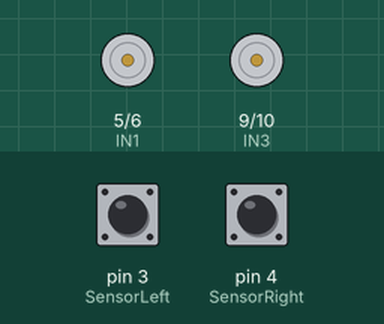
Simulated run of this sketch. Board: Arduino Uno, built with avr-gcc and run on an emulated ATmega328P. Parts: motor-driver pin pairs drawn as motors (green arrow = first pin HIGH = forward, orange = second pin HIGH = backward, longer = more drive). The test bench sets the inputs (shaded band); at power-on: pin 3 (SensorLeft) HIGH, pin 4 (SensorRight) HIGH. What the sketch prints to the serial monitor is not drawn.

Above: at 1.2 s.
1.3 s: pin 3 (SensorLeft) driven LOW
At 2.0 s:
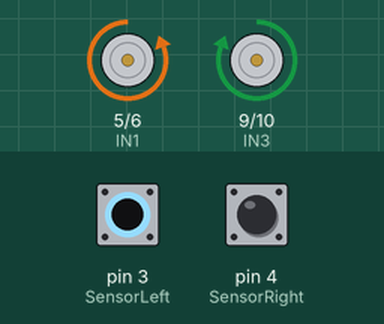
2.8 s: pin 4 (SensorRight) driven LOW
At 3.3 s:
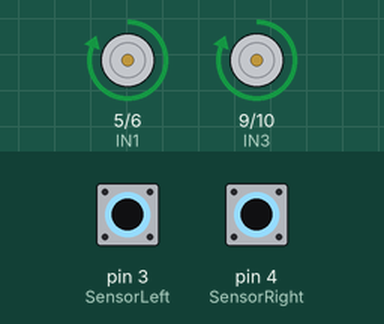
4.3 s: pin 3 (SensorLeft) driven HIGH
At 5.5 s:
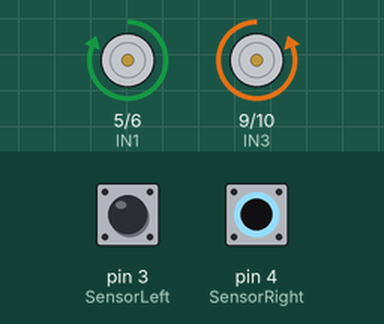
5.8 s: pin 4 (SensorRight) driven HIGH
At 6.7 s:
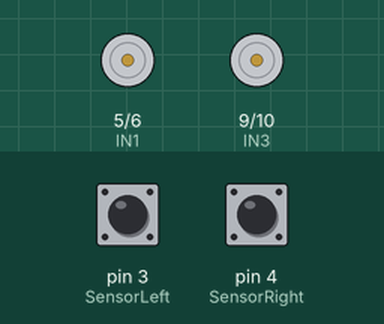
7.3 s: pin 3 (SensorLeft) pulsed LOW 2 times (0.12 s each, 0.3 s apart)
At 7.51 s:
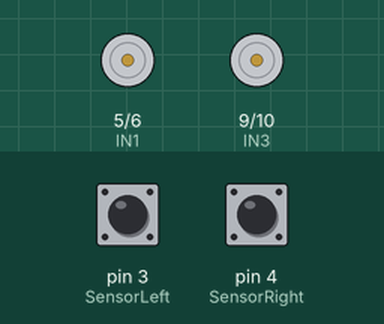
9.4 s: pin 4 (SensorRight) pulsed LOW 5 times (0.12 s each, 0.3 s apart)
At 11.4 s:
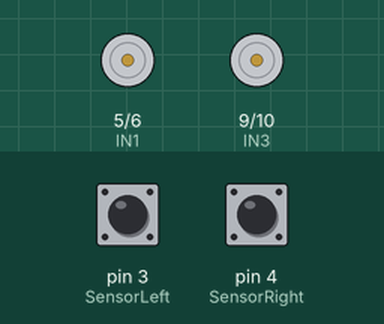
Timing chart, 0 to 12.9 s (numbered marks = the images above; inputs shaded):
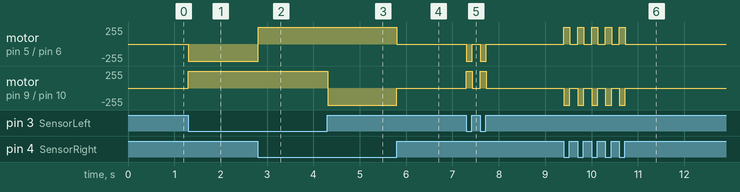

The sketch:

lineTracerTCRT5000.ino
```cpp
int IN1=5;      // Left Motor Control
int IN2=6;

int IN3=9;      // Right Motor Control
int IN4=10;

const int SensorLeft = 3;     //Left TCRT5000
const int SensorRight = 4;    //Right TCRT5000

int SL;    //Left Line Follower
int SR;    //Right Line Follower

void setup() {
  pinMode(IN1,OUTPUT);
  pinMode(IN2,OUTPUT);
  pinMode(IN3,OUTPUT);
  pinMode(IN4,OUTPUT);

  pinMode(SensorLeft, INPUT);
  pinMode(SensorRight, INPUT);
  Serial.begin(9600);
}

void loop() {
  while(1){
    SL = digitalRead(SensorLeft);
    SR = digitalRead(SensorRight);

    if (SL == LOW && SR == LOW) {
      bothMotorStart();
    } else if (SL == HIGH & SR == LOW) {
      turnRight();
    } else if (SL == LOW & SR == HIGH) {
      turnLeft();
    } else {
      stopAllMotor();
    }
  }
}

void bothMotorStart() {
    digitalWrite(IN1,HIGH);
    digitalWrite(IN2,LOW);
    digitalWrite(IN3,HIGH);
    digitalWrite(IN4,LOW);
    Serial.write("Forward");
}

void bothMotorBack() {
    digitalWrite(IN1,LOW);
    digitalWrite(IN2,HIGH);
    digitalWrite(IN3,LOW);
    digitalWrite(IN4,HIGH);
    }


//모터A,B Stop
void stopAllMotor(){
    digitalWrite(IN1,LOW);
    digitalWrite(IN2,LOW);
    digitalWrite(IN3,LOW);
    digitalWrite(IN4,LOW);
}

//모터A 역회전, 모터B 정회전
void turnLeft(){
    digitalWrite(IN1,LOW);
    digitalWrite(IN2,HIGH);
    digitalWrite(IN3,HIGH);
    digitalWrite(IN4,LOW);
    Serial.write("Turn Left");
}

//모터A 정회전, 모터B 역회전
void turnRight(){
    digitalWrite(IN1,HIGH);
    digitalWrite(IN2,LOW);
    digitalWrite(IN3,LOW);
    digitalWrite(IN4,HIGH);
    Serial.write("Turn Right");
}

//모터A 정회전, 모터B Stop
void motorA_Rotation(){
    digitalWrite(IN1,HIGH);
    digitalWrite(IN2,LOW);
    digitalWrite(IN3,LOW);
    digitalWrite(IN4,LOW);
}

//모터A Stop, 모터B 정회전
void motorB_Rotation()
{
    digitalWrite(IN1,LOW);
    digitalWrite(IN2,LOW);
    digitalWrite(IN3,HIGH);
    digitalWrite(IN4,LOW);
    Serial.write("STOP");
}

//모터A 역회전, 모터B Stop
void motorA_Reverse(){
    digitalWrite(IN1,LOW);
    digitalWrite(IN2,HIGH);
    digitalWrite(IN3,LOW);
    digitalWrite(IN4,LOW);
}

//모터A Stop, 모터B 역회전
void motorB_Reverse() {
    digitalWrite(IN1,LOW);
    digitalWrite(IN2,LOW);
    digitalWrite(IN3,LOW);
    digitalWrite(IN4,HIGH);
}
```

Measured:
- after the input at 1.3 s, motor on pin 5 (IN1) / pin 6 (IN2): stopped → backward 255/255 at once; motor on pin 9 (IN3) / pin 10 (IN4): stopped → forward 255/255 at once
- after the input at 2.8 s, motor on pin 5 (IN1) / pin 6 (IN2): backward 255/255 → forward 255/255 at once
- after the input at 4.3 s, motor on pin 9 (IN3) / pin 10 (IN4): forward 255/255 → backward 255/255 at once
- after the input at 5.8 s, motor on pin 5 (IN1) / pin 6 (IN2): forward 255/255 → stopped at once; motor on pin 9 (IN3) / pin 10 (IN4): backward 255/255 → stopped at once
- after the input at 7.3 s, motor on pin 5 (IN1) / pin 6 (IN2): alternates backward 255/255 for 0.13 s and stopped for 0.17 s, 4 changes in all, then stays stopped, starting at once; motor on pin 9 (IN3) / pin 10 (IN4): alternates forward 255/255 for 0.13 s and stopped for 0.17 s, 4 changes in all, then stays stopped, starting at once
- after the input at 9.4 s, motor on pin 5 (IN1) / pin 6 (IN2): alternates forward 255/255 for 0.13 s and stopped for 0.17 s, 10 changes in all, then stays stopped, starting at once; motor on pin 9 (IN3) / pin 10 (IN4): alternates backward 255/255 for 0.13 s and stopped for 0.17 s, 10 changes in all, then stays stopped, starting at once
